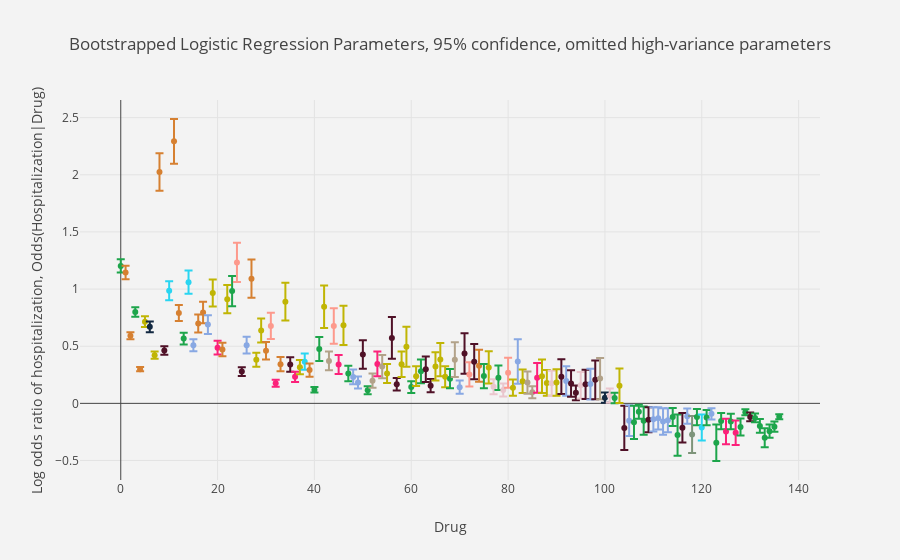

The cell this chart's notebook holds for it:
### Markdown cell above
# 95% conficence intervals, drugs with stdev > 0.1 omitted and 95% confidence does not cross equilibrium (0 log odds ratio)

### Code cell
# Obtain subset where standard deviation is less than 0.1
# And where the 95% confidence interval does not cross the 0-line
where_95_confidence_does_not_cross_0 = (np.abs(ord_coef_means)-1.96*ord_coef_std) > 0.0 
selection = ((ord_coef_std < 0.1) & where_95_confidence_does_not_cross_0)
#print(selection)
coef_means2 = np.copy(ord_coef_means)[selection]

coef_stds2 = np.copy(ord_coef_std)[selection] 
coef_95_p_c = 1.96*coef_stds2

ord_drugs2 = ord_drugs[selection]
print(ord_drugs2.shape)
fig = create_boxplot(coef_means2, coef_95_p_c, ord_drugs2)
fig.layout.update(
    title="Bootstrapped Logistic Regression Parameters, 95% confidence, omitted high-variance parameters",
    xaxis={"title":"Drug"},
    yaxis={"title":"Log odds ratio of hospitalization, Odds(Hospitalization|Drug)"}
)
iplot(fig, filename="plots/bootstrap_all_drugs_with_relevance.html")

### Figure 1 — Plotly figure (JSON) as saved in the notebook; plotly's stock layout.template omitted (floating-point values rounded to 4 significant figures)
{"data": [{"error_y": {"array": [0.05819], "type": "data", "visible": true}, "marker": {"color": "rgb(29, 165, 75)"}, "name": "C03CA02", "text": "C03CA02:bumetanide", "type": "scatter", "uid": "dfc49aea-83e1-11e9-8faa-2cfda1341315", "x": [0], "y": [1.203]}, {"error_y": {"array": [0.05921], "type": "data", "visible": true}, "marker": {"color": "rgb(214, 128, 49)"}, "name": "B01AC04", "text": "B01AC04:clopidogrel", "type": "scatter", "uid": "dfc49aeb-83e1-11e9-8faa-2cfda1341315", "x": [1], "y": [1.145]}, {"error_y": {"array": [0.03074], "type": "data", "visible": true}, "marker": {"color": "rgb(214, 128, 49)"}, "name": "B01AA03", "text": "B01AA03:warfarin", "type": "scatter", "uid": "dfc49aec-83e1-11e9-8faa-2cfda1341315", "x": [2], "y": [0.5918]}, {"error_y": {"array": [0.04223], "type": "data", "visible": true}, "marker": {"color": "rgb(29, 165, 75)"}, "name": "C03CA01", "text": "C03CA01:furosemide", "type": "scatter", "uid": "dfc49aed-83e1-11e9-8faa-2cfda1341315", "x": [3], "y": [0.7992]}, {"error_y": {"array": [0.01939], "type": "data", "visible": true}, "marker": {"color": "rgb(214, 128, 49)"}, "name": "B01AC06", "text": "B01AC06:acetylsalicylic acid", "type": "scatter", "uid": "dfc49aee-83e1-11e9-8faa-2cfda1341315", "x": [4], "y": [0.2995]}, {"error_y": {"array": [0.04719], "type": "data", "visible": true}, "marker": {"color": "rgb(192, 181, 4)"}, "name": "N02BE01", "text": "N02BE01:paracetamol", "type": "scatter", "uid": "dfc49aef-83e1-11e9-8faa-2cfda1341315", "x": [5], "y": [0.715]}, {"error_y": {"array": [0.0468], "type": "data", "visible": true}, "marker": {"color": "rgb(18, 40, 65)"}, "name": "H02AB06", "text": "H02AB06:prednisolone", "type": "scatter", "uid": "dfc49af0-83e1-11e9-8faa-2cfda1341315", "x": [6], "y": [0.6693]}, {"error_y": {"array": [0.03236], "type": "data", "visible": true}, "marker": {"color": "rgb(192, 181, 4)"}, "name": "N05CF01", "text": "N05CF01:zopiclone", "type": "scatter", "uid": "dfc49af1-83e1-11e9-8faa-2cfda1341315", "x": [7], "y": [0.4218]}, {"error_y": {"array": [0.1635], "type": "data", "visible": true}, "marker": {"color": "rgb(214, 128, 49)"}, "name": "B01AC24", "text": "B01AC24:ticagrelor", "type": "scatter", "uid": "dfc49af2-83e1-11e9-8faa-2cfda1341315", "x": [8], "y": [2.024]}, {"error_y": {"array": [0.03821], "type": "data", "visible": true}, "marker": {"color": "rgb(79, 17, 39)"}, "name": "A02BC02", "text": "A02BC02:pantoprazole", "type": "scatter", "uid": "dfc49af3-83e1-11e9-8faa-2cfda1341315", "x": [9], "y": [0.4625]}, {"error_y": {"array": [0.08283], "type": "data", "visible": true}, "marker": {"color": "rgb(41, 213, 241)"}, "name": "L02AE03", "text": "L02AE03:goserelin", "type": "scatter", "uid": "dfc49af4-83e1-11e9-8faa-2cfda1341315", "x": [10], "y": [0.9857]}, {"error_y": {"array": [0.1953], "type": "data", "visible": true}, "marker": {"color": "rgb(214, 128, 49)"}, "name": "B01AB04", "text": "B01AB04:dalteparin", "type": "scatter", "uid": "dfc49af5-83e1-11e9-8faa-2cfda1341315", "x": [11], "y": [2.293]}, {"error_y": {"array": [0.07027], "type": "data", "visible": true}, "marker": {"color": "rgb(214, 128, 49)"}, "name": "B01AC30", "text": "B01AC30:combinations", "type": "scatter", "uid": "dfc49af6-83e1-11e9-8faa-2cfda1341315", "x": [12], "y": [0.7908]}, {"error_y": {"array": [0.05177], "type": "data", "visible": true}, "marker": {"color": "rgb(29, 165, 75)"}, "name": "C01DA14", "text": "C01DA14:isosorbide mononitrate", "type": "scatter", "uid": "dfc49af7-83e1-11e9-8faa-2cfda1341315", "x": [13], "y": [0.5668]}, {"error_y": {"array": [0.1013], "type": "data", "visible": true}, "marker": {"color": "rgb(41, 213, 241)"}, "name": "L02AE02", "text": "L02AE02:leuprorelin", "type": "scatter", "uid": "dfc49af8-83e1-11e9-8faa-2cfda1341315", "x": [14], "y": [1.061]}, {"error_y": {"array": [0.05205], "type": "data", "visible": true}, "marker": {"color": "rgb(136, 168, 227)"}, "name": "R03BB04", "text": "R03BB04:tiotropium bromide", "type": "scatter", "uid": "dfc49af9-83e1-11e9-8faa-2cfda1341315", "x": [15], "y": [0.5082]}, {"error_y": {"array": [0.07876], "type": "data", "visible": true}, "marker": {"color": "rgb(214, 128, 49)"}, "name": "B01AE07", "text": "B01AE07:dabigatran etexilate", "type": "scatter", "uid": "dfc49afa-83e1-11e9-8faa-2cfda1341315", "x": [16], "y": [0.6996]}, {"error_y": {"array": [0.0934], "type": "data", "visible": true}, "marker": {"color": "rgb(214, 128, 49)"}, "name": "B01AF01", "text": "B01AF01:rivaroxaban", "type": "scatter", "uid": "dfc49afb-83e1-11e9-8faa-2cfda1341315", "x": [17], "y": [0.7954]}, {"error_y": {"array": [0.08157], "type": "data", "visible": true}, "marker": {"color": "rgb(136, 168, 227)"}, "name": "R03BB01", "text": "R03BB01:ipratropium bromide", "type": "scatter", "uid": "dfc49afc-83e1-11e9-8faa-2cfda1341315", "x": [18], "y": [0.6891]}, {"error_y": {"array": [0.1183], "type": "data", "visible": true}, "marker": {"color": "rgb(192, 181, 4)"}, "name": "N04BA02", "text": "N04BA02:levodopa and decarboxylase inhibitor", "type": "scatter", "uid": "dfc49afd-83e1-11e9-8faa-2cfda1341315", "x": [19], "y": [0.9665]}, {"error_y": {"array": [0.06003], "type": "data", "visible": true}, "marker": {"color": "rgb(252, 33, 122)"}, "name": "G04CA52", "text": "G04CA52:tamsulosin and dutasteride", "type": "scatter", "uid": "dfc49afe-83e1-11e9-8faa-2cfda1341315", "x": [20], "y": [0.4874]}, {"error_y": {"array": [0.05874], "type": "data", "visible": true}, "marker": {"color": "rgb(214, 128, 49)"}, "name": "B01AC07", "text": "B01AC07:dipyridamole", "type": "scatter", "uid": "dfc49aff-83e1-11e9-8faa-2cfda1341315", "x": [21], "y": [0.4719]}, {"error_y": {"array": [0.1226], "type": "data", "visible": true}, "marker": {"color": "rgb(192, 181, 4)"}, "name": "N06DA02", "text": "N06DA02:donepezil", "type": "scatter", "uid": "dfc49b00-83e1-11e9-8faa-2cfda1341315", "x": [22], "y": [0.912]}, {"error_y": {"array": [0.1328], "type": "data", "visible": true}, "marker": {"color": "rgb(29, 165, 75)"}, "name": "C01BD01", "text": "C01BD01:amiodarone", "type": "scatter", "uid": "dfc49b01-83e1-11e9-8faa-2cfda1341315", "x": [23], "y": [0.9824]}, {"error_y": {"array": [0.1709], "type": "data", "visible": true}, "marker": {"color": "rgb(253, 153, 140)"}, "name": "J01CA08", "text": "J01CA08:pivmecillinam", "type": "scatter", "uid": "dfc49b02-83e1-11e9-8faa-2cfda1341315", "x": [24], "y": [1.233]}, {"error_y": {"array": [0.03856], "type": "data", "visible": true}, "marker": {"color": "rgb(79, 17, 39)"}, "name": "A02BC05", "text": "A02BC05:esomeprazole", "type": "scatter", "uid": "dfc49b03-83e1-11e9-8faa-2cfda1341315", "x": [25], "y": [0.2779]}, {"error_y": {"array": [0.07329], "type": "data", "visible": true}, "marker": {"color": "rgb(136, 168, 227)"}, "name": "R05CB01", "text": "R05CB01:acetylcysteine", "type": "scatter", "uid": "dfc49b04-83e1-11e9-8faa-2cfda1341315", "x": [26], "y": [0.5089]}, {"error_y": {"array": [0.1671], "type": "data", "visible": true}, "marker": {"color": "rgb(214, 128, 49)"}, "name": "B03AA07", "text": "B03AA07:ferrous sulfate", "type": "scatter", "uid": "dfc49b05-83e1-11e9-8faa-2cfda1341315", "x": [27], "y": [1.091]}, {"error_y": {"array": [0.06072], "type": "data", "visible": true}, "marker": {"color": "rgb(192, 181, 4)"}, "name": "N02AJ06", "text": "N02AJ06:No description", "type": "scatter", "uid": "dfc49b06-83e1-11e9-8faa-2cfda1341315", "x": [28], "y": [0.3821]}, {"error_y": {"array": [0.1046], "type": "data", "visible": true}, "marker": {"color": "rgb(192, 181, 4)"}, "name": "N02AX02", "text": "N02AX02:tramadol", "type": "scatter", "uid": "dfc49b07-83e1-11e9-8faa-2cfda1341315", "x": [29], "y": [0.6379]}, {"error_y": {"array": [0.07751], "type": "data", "visible": true}, "marker": {"color": "rgb(214, 128, 49)"}, "name": "B03BB01", "text": "B03BB01:folic acid", "type": "scatter", "uid": "dfc49b08-83e1-11e9-8faa-2cfda1341315", "x": [30], "y": [0.4605]}, {"error_y": {"array": [0.1148], "type": "data", "visible": true}, "marker": {"color": "rgb(253, 153, 140)"}, "name": "J01XX05", "text": "J01XX05:methenamine", "type": "scatter", "uid": "dfc49b09-83e1-11e9-8faa-2cfda1341315", "x": [31], "y": [0.6779]}, {"error_y": {"array": [0.0307], "type": "data", "visible": true}, "marker": {"color": "rgb(252, 33, 122)"}, "name": "G04CA02", "text": "G04CA02:tamsulosin", "type": "scatter", "uid": "dfc49b0a-83e1-11e9-8faa-2cfda1341315", "x": [32], "y": [0.1769]}, {"error_y": {"array": [0.06264], "type": "data", "visible": true}, "marker": {"color": "rgb(214, 128, 49)"}, "name": "B03BA03", "text": "B03BA03:hydroxocobalamin", "type": "scatter", "uid": "dfc49b0b-83e1-11e9-8faa-2cfda1341315", "x": [33], "y": [0.3427]}, {"error_y": {"array": [0.1657], "type": "data", "visible": true}, "marker": {"color": "rgb(192, 181, 4)"}, "name": "N06DA03", "text": "N06DA03:rivastigmine", "type": "scatter", "uid": "dfc49b0c-83e1-11e9-8faa-2cfda1341315", "x": [34], "y": [0.8899]}, {"error_y": {"array": [0.06345], "type": "data", "visible": true}, "marker": {"color": "rgb(79, 17, 39)"}, "name": "A10AC01", "text": "A10AC01:insulin (human)", "type": "scatter", "uid": "dfc49b0d-83e1-11e9-8faa-2cfda1341315", "x": [35], "y": [0.3399]}, {"error_y": {"array": [0.0444], "type": "data", "visible": true}, "marker": {"color": "rgb(252, 33, 122)"}, "name": "G04CB01", "text": "G04CB01:finasteride", "type": "scatter", "uid": "dfc49b0e-83e1-11e9-8faa-2cfda1341315", "x": [36], "y": [0.2318]}, {"error_y": {"array": [0.06201], "type": "data", "visible": true}, "marker": {"color": "rgb(192, 181, 4)"}, "name": "N06AB10", "text": "N06AB10:escitalopram", "type": "scatter", "uid": "dfc49b0f-83e1-11e9-8faa-2cfda1341315", "x": [37], "y": [0.3168]}, {"error_y": {"array": [0.0715], "type": "data", "visible": true}, "marker": {"color": "rgb(41, 213, 241)"}, "name": "L02BB03", "text": "L02BB03:bicalutamide", "type": "scatter", "uid": "dfc49b10-83e1-11e9-8faa-2cfda1341315", "x": [38], "y": [0.3649]}, {"error_y": {"array": [0.05722], "type": "data", "visible": true}, "marker": {"color": "rgb(214, 128, 49)"}, "name": "B03BA02", "text": "B03BA02:cyanocobalamin tannin complex", "type": "scatter", "uid": "dfc49b11-83e1-11e9-8faa-2cfda1341315", "x": [39], "y": [0.2911]}, {"error_y": {"array": [0.02417], "type": "data", "visible": true}, "marker": {"color": "rgb(29, 165, 75)"}, "name": "C07AB02", "text": "C07AB02:metoprolol", "type": "scatter", "uid": "dfc49b12-83e1-11e9-8faa-2cfda1341315", "x": [40], "y": [0.12]}, {"error_y": {"array": [0.1044], "type": "data", "visible": true}, "marker": {"color": "rgb(29, 165, 75)"}, "name": "C01DA02", "text": "C01DA02:glyceryl trinitrate", "type": "scatter", "uid": "dfc49b13-83e1-11e9-8faa-2cfda1341315", "x": [41], "y": [0.4761]}, {"error_y": {"array": [0.1856], "type": "data", "visible": true}, "marker": {"color": "rgb(192, 181, 4)"}, "name": "N03AX14", "text": "N03AX14:levetiracetam", "type": "scatter", "uid": "dfc49b14-83e1-11e9-8faa-2cfda1341315", "x": [42], "y": [0.846]}, {"error_y": {"array": [0.08209], "type": "data", "visible": true}, "marker": {"color": "rgb(178, 162, 137)"}, "name": "M05BA04", "text": "M05BA04:alendronic acid", "type": "scatter", "uid": "dfc49b15-83e1-11e9-8faa-2cfda1341315", "x": [43], "y": [0.371]}, {"error_y": {"array": [0.1555], "type": "data", "visible": true}, "marker": {"color": "rgb(253, 153, 140)"}, "name": "J01CA04", "text": "J01CA04:amoxicillin", "type": "scatter", "uid": "dfc49b16-83e1-11e9-8faa-2cfda1341315", "x": [44], "y": [0.6774]}, {"error_y": {"array": [0.08309], "type": "data", "visible": true}, "marker": {"color": "rgb(252, 33, 122)"}, "name": "G04BD08", "text": "G04BD08:solifenacin", "type": "scatter", "uid": "dfc49b17-83e1-11e9-8faa-2cfda1341315", "x": [45], "y": [0.3401]}, {"error_y": {"array": [0.1717], "type": "data", "visible": true}, "marker": {"color": "rgb(192, 181, 4)"}, "name": "N03AG01", "text": "N03AG01:valproic acid", "type": "scatter", "uid": "dfc49b18-83e1-11e9-8faa-2cfda1341315", "x": [46], "y": [0.6828]}, {"error_y": {"array": [0.0675], "type": "data", "visible": true}, "marker": {"color": "rgb(29, 165, 75)"}, "name": "C07AB07", "text": "C07AB07:bisoprolol", "type": "scatter", "uid": "dfc49b19-83e1-11e9-8faa-2cfda1341315", "x": [47], "y": [0.2608]}, {"error_y": {"array": [0.0642], "type": "data", "visible": true}, "marker": {"color": "rgb(136, 168, 227)"}, "name": "R03AC02", "text": "R03AC02:salbutamol", "type": "scatter", "uid": "dfc49b1a-83e1-11e9-8faa-2cfda1341315", "x": [48], "y": [0.2317]}, {"error_y": {"array": [0.05233], "type": "data", "visible": true}, "marker": {"color": "rgb(136, 168, 227)"}, "name": "R03AK06", "text": "R03AK06:salmeterol and fluticasone", "type": "scatter", "uid": "dfc49b1b-83e1-11e9-8faa-2cfda1341315", "x": [49], "y": [0.183]}, {"error_y": {"array": [0.1251], "type": "data", "visible": true}, "marker": {"color": "rgb(79, 17, 39)"}, "name": "A12BA01", "text": "A12BA01:potassium chloride", "type": "scatter", "uid": "dfc49b1c-83e1-11e9-8faa-2cfda1341315", "x": [50], "y": [0.4275]}, {"error_y": {"array": [0.03459], "type": "data", "visible": true}, "marker": {"color": "rgb(29, 165, 75)"}, "name": "C09AA05", "text": "C09AA05:ramipril", "type": "scatter", "uid": "dfc49b1d-83e1-11e9-8faa-2cfda1341315", "x": [51], "y": [0.1146]}, {"error_y": {"array": [0.06175], "type": "data", "visible": true}, "marker": {"color": "rgb(178, 162, 137)"}, "name": "M01AB05", "text": "M01AB05:diclofenac", "type": "scatter", "uid": "dfc49b1e-83e1-11e9-8faa-2cfda1341315", "x": [52], "y": [0.1985]}, {"error_y": {"array": [0.1083], "type": "data", "visible": true}, "marker": {"color": "rgb(252, 33, 122)"}, "name": "G04BD11", "text": "G04BD11:fesoterodine", "type": "scatter", "uid": "dfc49b1f-83e1-11e9-8faa-2cfda1341315", "x": [53], "y": [0.3452]}, {"error_y": {"array": [0.102], "type": "data", "visible": true}, "marker": {"color": "rgb(178, 162, 137)"}, "name": "M01AE52", "text": "M01AE52:naproxen and esomeprazole", "type": "scatter", "uid": "dfc49b20-83e1-11e9-8faa-2cfda1341315", "x": [54], "y": [0.322]}, {"error_y": {"array": [0.08298], "type": "data", "visible": true}, "marker": {"color": "rgb(192, 181, 4)"}, "name": "N05CF02", "text": "N05CF02:zolpidem", "type": "scatter", "uid": "dfc49b21-83e1-11e9-8faa-2cfda1341315", "x": [55], "y": [0.2605]}, {"error_y": {"array": [0.1835], "type": "data", "visible": true}, "marker": {"color": "rgb(79, 17, 39)"}, "name": "A07DA03", "text": "A07DA03:loperamide", "type": "scatter", "uid": "dfc49b22-83e1-11e9-8faa-2cfda1341315", "x": [56], "y": [0.5728]}, {"error_y": {"array": [0.05494], "type": "data", "visible": true}, "marker": {"color": "rgb(79, 17, 39)"}, "name": "A10BB12", "text": "A10BB12:glimepiride", "type": "scatter", "uid": "dfc49b23-83e1-11e9-8faa-2cfda1341315", "x": [57], "y": [0.168]}, {"error_y": {"array": [0.1121], "type": "data", "visible": true}, "marker": {"color": "rgb(192, 181, 4)"}, "name": "N05CD02", "text": "N05CD02:nitrazepam", "type": "scatter", "uid": "dfc49b24-83e1-11e9-8faa-2cfda1341315", "x": [58], "y": [0.3425]}, {"error_y": {"array": [0.175], "type": "data", "visible": true}, "marker": {"color": "rgb(192, 181, 4)"}, "name": "N05BB01", "text": "N05BB01:hydroxyzine", "type": "scatter", "uid": "dfc49b25-83e1-11e9-8faa-2cfda1341315", "x": [59], "y": [0.4947]}, {"error_y": {"array": [0.05141], "type": "data", "visible": true}, "marker": {"color": "rgb(29, 165, 75)"}, "name": "C08CA05", "text": "C08CA05:nifedipine", "type": "scatter", "uid": "dfc49b26-83e1-11e9-8faa-2cfda1341315", "x": [60], "y": [0.1429]}, {"error_y": {"array": [0.08641], "type": "data", "visible": true}, "marker": {"color": "rgb(192, 181, 4)"}, "name": "N05BA04", "text": "N05BA04:oxazepam", "type": "scatter", "uid": "dfc49b27-83e1-11e9-8faa-2cfda1341315", "x": [61], "y": [0.2376]}, {"error_y": {"array": [0.1031], "type": "data", "visible": true}, "marker": {"color": "rgb(29, 165, 75)"}, "name": "C03DA01", "text": "C03DA01:spironolactone", "type": "scatter", "uid": "dfc49b28-83e1-11e9-8faa-2cfda1341315", "x": [62], "y": [0.2801]}, {"error_y": {"array": [0.1107], "type": "data", "visible": true}, "marker": {"color": "rgb(79, 17, 39)"}, "name": "A10AD05", "text": "A10AD05:insulin aspart", "type": "scatter", "uid": "dfc49b29-83e1-11e9-8faa-2cfda1341315", "x": [63], "y": [0.2985]}, {"error_y": {"array": [0.05861], "type": "data", "visible": true}, "marker": {"color": "rgb(79, 17, 39)"}, "name": "A02BC03", "text": "A02BC03:lansoprazole", "type": "scatter", "uid": "dfc49b2a-83e1-11e9-8faa-2cfda1341315", "x": [64], "y": [0.1549]}, {"error_y": {"array": [0.1232], "type": "data", "visible": true}, "marker": {"color": "rgb(192, 181, 4)"}, "name": "N03AX12", "text": "N03AX12:gabapentin", "type": "scatter", "uid": "dfc49b2b-83e1-11e9-8faa-2cfda1341315", "x": [65], "y": [0.3232]}, {"error_y": {"array": [0.1463], "type": "data", "visible": true}, "marker": {"color": "rgb(192, 181, 4)"}, "name": "N03AX16", "text": "N03AX16:pregabalin", "type": "scatter", "uid": "dfc49b2c-83e1-11e9-8faa-2cfda1341315", "x": [66], "y": [0.3828]}, {"error_y": {"array": [0.09158], "type": "data", "visible": true}, "marker": {"color": "rgb(192, 181, 4)"}, "name": "N06AX11", "text": "N06AX11:mirtazapine", "type": "scatter", "uid": "dfc49b2d-83e1-11e9-8faa-2cfda1341315", "x": [67], "y": [0.2333]}, {"error_y": {"array": [0.08516], "type": "data", "visible": true}, "marker": {"color": "rgb(29, 165, 75)"}, "name": "C01AA05", "text": "C01AA05:digoxin", "type": "scatter", "uid": "dfc49b2e-83e1-11e9-8faa-2cfda1341315", "x": [68], "y": [0.2163]}, {"error_y": {"array": [0.1521], "type": "data", "visible": true}, "marker": {"color": "rgb(178, 162, 137)"}, "name": "M01AB55", "text": "M01AB55:diclofenac, combinations", "type": "scatter", "uid": "dfc49b2f-83e1-11e9-8faa-2cfda1341315", "x": [69], "y": [0.3827]}, {"error_y": {"array": [0.05757], "type": "data", "visible": true}, "marker": {"color": "rgb(136, 168, 227)"}, "name": "R03AK07", "text": "R03AK07:formoterol and budesonide", "type": "scatter", "uid": "dfc49b30-83e1-11e9-8faa-2cfda1341315", "x": [70], "y": [0.142]}, {"error_y": {"array": [0.1768], "type": "data", "visible": true}, "marker": {"color": "rgb(79, 17, 39)"}, "name": "A11CC05", "text": "A11CC05:colecalciferol", "type": "scatter", "uid": "dfc49b31-83e1-11e9-8faa-2cfda1341315", "x": [71], "y": [0.436]}, {"error_y": {"array": [0.1058], "type": "data", "visible": true}, "marker": {"color": "rgb(253, 153, 140)"}, "name": "J01CE02", "text": "J01CE02:phenoxymethylpenicillin", "type": "scatter", "uid": "dfc49b32-83e1-11e9-8faa-2cfda1341315", "x": [72], "y": [0.253]}, {"error_y": {"array": [0.154], "type": "data", "visible": true}, "marker": {"color": "rgb(79, 17, 39)"}, "name": "A10AE04", "text": "A10AE04:insulin glargine", "type": "scatter", "uid": "dfc49b33-83e1-11e9-8faa-2cfda1341315", "x": [73], "y": [0.3646]}, {"error_y": {"array": [0.1401], "type": "data", "visible": true}, "marker": {"color": "rgb(214, 128, 49)"}, "name": "B03BA01", "text": "B03BA01:cyanocobalamin", "type": "scatter", "uid": "dfc49b34-83e1-11e9-8faa-2cfda1341315", "x": [74], "y": [0.3287]}, {"error_y": {"array": [0.1065], "type": "data", "visible": true}, "marker": {"color": "rgb(29, 165, 75)"}, "name": "C07AA07", "text": "C07AA07:sotalol", "type": "scatter", "uid": "dfc49b35-83e1-11e9-8faa-2cfda1341315", "x": [75], "y": [0.2386]}, {"error_y": {"array": [0.1418], "type": "data", "visible": true}, "marker": {"color": "rgb(192, 181, 4)"}, "name": "N03AX09", "text": "N03AX09:lamotrigine", "type": "scatter", "uid": "dfc49b36-83e1-11e9-8faa-2cfda1341315", "x": [76], "y": [0.3146]}, {"error_y": {"array": [0.06607], "type": "data", "visible": true}, "marker": {"color": "rgb(234, 198, 205)"}, "name": "S01EE01", "text": "S01EE01:latanoprost", "type": "scatter", "uid": "dfc49b37-83e1-11e9-8faa-2cfda1341315", "x": [77], "y": [0.1454]}, {"error_y": {"array": [0.1076], "type": "data", "visible": true}, "marker": {"color": "rgb(29, 165, 75)"}, "name": "C01BC04", "text": "C01BC04:flecainide", "type": "scatter", "uid": "dfc49b38-83e1-11e9-8faa-2cfda1341315", "x": [78], "y": [0.2239]}, {"error_y": {"array": [0.05706], "type": "data", "visible": true}, "marker": {"color": "rgb(234, 198, 205)"}, "name": "S01ED51", "text": "S01ED51:timolol, combinations", "type": "scatter", "uid": "dfc49b39-83e1-11e9-8faa-2cfda1341315", "x": [79], "y": [0.1176]}, {"error_y": {"array": [0.1308], "type": "data", "visible": true}, "marker": {"color": "rgb(253, 153, 140)"}, "name": "J01AA02", "text": "J01AA02:doxycycline", "type": "scatter", "uid": "dfc49b3a-83e1-11e9-8faa-2cfda1341315", "x": [80], "y": [0.2684]}, {"error_y": {"array": [0.07061], "type": "data", "visible": true}, "marker": {"color": "rgb(192, 181, 4)"}, "name": "N05BA01", "text": "N05BA01:diazepam", "type": "scatter", "uid": "dfc49b3b-83e1-11e9-8faa-2cfda1341315", "x": [81], "y": [0.1376]}, {"error_y": {"array": [0.1954], "type": "data", "visible": true}, "marker": {"color": "rgb(136, 168, 227)"}, "name": "R03DA04", "text": "R03DA04:theophylline", "type": "scatter", "uid": "dfc49b3c-83e1-11e9-8faa-2cfda1341315", "x": [82], "y": [0.3663]}, {"error_y": {"array": [0.1036], "type": "data", "visible": true}, "marker": {"color": "rgb(192, 181, 4)"}, "name": "N06AB04", "text": "N06AB04:citalopram", "type": "scatter", "uid": "dfc49b3d-83e1-11e9-8faa-2cfda1341315", "x": [83], "y": [0.1937]}, {"error_y": {"array": [0.09749], "type": "data", "visible": true}, "marker": {"color": "rgb(178, 162, 137)"}, "name": "M01AE02", "text": "M01AE02:naproxen", "type": "scatter", "uid": "dfc49b3e-83e1-11e9-8faa-2cfda1341315", "x": [84], "y": [0.1818]}, {"error_y": {"array": [0.05218], "type": "data", "visible": true}, "marker": {"color": "rgb(178, 162, 137)"}, "name": "M04AA01", "text": "M04AA01:allopurinol", "type": "scatter", "uid": "dfc49b3f-83e1-11e9-8faa-2cfda1341315", "x": [85], "y": [0.09645]}, {"error_y": {"array": [0.1295], "type": "data", "visible": true}, "marker": {"color": "rgb(252, 33, 122)"}, "name": "G04BD07", "text": "G04BD07:tolterodine", "type": "scatter", "uid": "dfc49b40-83e1-11e9-8faa-2cfda1341315", "x": [86], "y": [0.2231]}, {"error_y": {"array": [0.1467], "type": "data", "visible": true}, "marker": {"color": "rgb(192, 181, 4)"}, "name": "N03AF01", "text": "N03AF01:carbamazepine", "type": "scatter", "uid": "dfc49b41-83e1-11e9-8faa-2cfda1341315", "x": [87], "y": [0.2373]}, {"error_y": {"array": [0.1122], "type": "data", "visible": true}, "marker": {"color": "rgb(192, 181, 4)"}, "name": "N06AX16", "text": "N06AX16:venlafaxine", "type": "scatter", "uid": "dfc49b42-83e1-11e9-8faa-2cfda1341315", "x": [88], "y": [0.1791]}, {"error_y": {"array": [0.1105], "type": "data", "visible": true}, "marker": {"color": "rgb(234, 198, 205)"}, "name": "S01EE04", "text": "S01EE04:travoprost", "type": "scatter", "uid": "dfc49b43-83e1-11e9-8faa-2cfda1341315", "x": [89], "y": [0.1755]}, {"error_y": {"array": [0.116], "type": "data", "visible": true}, "marker": {"color": "rgb(192, 181, 4)"}, "name": "N06AB06", "text": "N06AB06:sertraline", "type": "scatter", "uid": "dfc49b44-83e1-11e9-8faa-2cfda1341315", "x": [90], "y": [0.1831]}, {"error_y": {"array": [0.1516], "type": "data", "visible": true}, "marker": {"color": "rgb(79, 17, 39)"}, "name": "A10BB07", "text": "A10BB07:glipizide", "type": "scatter", "uid": "dfc49b45-83e1-11e9-8faa-2cfda1341315", "x": [91], "y": [0.2339]}, {"error_y": {"array": [0.1286], "type": "data", "visible": true}, "marker": {"color": "rgb(136, 168, 227)"}, "name": "R06AD01", "text": "R06AD01:alimemazine", "type": "scatter", "uid": "dfc49b46-83e1-11e9-8faa-2cfda1341315", "x": [92], "y": [0.1951]}, {"error_y": {"array": [0.1159], "type": "data", "visible": true}, "marker": {"color": "rgb(79, 17, 39)"}, "name": "A10BH01", "text": "A10BH01:sitagliptin", "type": "scatter", "uid": "dfc49b47-83e1-11e9-8faa-2cfda1341315", "x": [93], "y": [0.1737]}, {"error_y": {"array": [0.0641], "type": "data", "visible": true}, "marker": {"color": "rgb(79, 17, 39)"}, "name": "A02BC01", "text": "A02BC01:omeprazole", "type": "scatter", "uid": "dfc49b48-83e1-11e9-8faa-2cfda1341315", "x": [94], "y": [0.0918]}, {"error_y": {"array": [0.1152], "type": "data", "visible": true}, "marker": {"color": "rgb(234, 198, 205)"}, "name": "S01EC04", "text": "S01EC04:brinzolamide", "type": "scatter", "uid": "dfc49b49-83e1-11e9-8faa-2cfda1341315", "x": [95], "y": [0.1582]}, {"error_y": {"array": [0.1283], "type": "data", "visible": true}, "marker": {"color": "rgb(79, 17, 39)"}, "name": "A07EC02", "text": "A07EC02:mesalazine", "type": "scatter", "uid": "dfc49b4a-83e1-11e9-8faa-2cfda1341315", "x": [96], "y": [0.1663]}, {"error_y": {"array": [0.1349], "type": "data", "visible": true}, "marker": {"color": "rgb(136, 168, 227)"}, "name": "R03AC12", "text": "R03AC12:salmeterol", "type": "scatter", "uid": "dfc49b4b-83e1-11e9-8faa-2cfda1341315", "x": [97], "y": [0.1689]}, {"error_y": {"array": [0.1698], "type": "data", "visible": true}, "marker": {"color": "rgb(79, 17, 39)"}, "name": "A11CC01", "text": "A11CC01:ergocalciferol", "type": "scatter", "uid": "e0223fd6-83e1-11e9-8faa-2cfda1341315", "x": [98], "y": [0.2061]}, {"error_y": {"array": [0.1806], "type": "data", "visible": true}, "marker": {"color": "rgb(178, 162, 137)"}, "name": "M04AC01", "text": "M04AC01:colchicine", "type": "scatter", "uid": "e0223fd7-83e1-11e9-8faa-2cfda1341315", "x": [99], "y": [0.217]}, {"error_y": {"array": [0.04469], "type": "data", "visible": true}, "marker": {"color": "rgb(18, 40, 65)"}, "name": "H03AA01", "text": "H03AA01:levothyroxine sodium", "type": "scatter", "uid": "e0223fd8-83e1-11e9-8faa-2cfda1341315", "x": [100], "y": [0.04961]}, {"error_y": {"array": [0.06186], "type": "data", "visible": true}, "marker": {"color": "rgb(234, 198, 205)"}, "name": "S01ED01", "text": "S01ED01:timolol", "type": "scatter", "uid": "e0223fd9-83e1-11e9-8faa-2cfda1341315", "x": [101], "y": [0.06772]}, {"error_y": {"array": [0.04554], "type": "data", "visible": true}, "marker": {"color": "rgb(29, 165, 75)"}, "name": "C09AA02", "text": "C09AA02:enalapril", "type": "scatter", "uid": "e0223fda-83e1-11e9-8faa-2cfda1341315", "x": [102], "y": [0.04698]}, {"error_y": {"array": [0.151], "type": "data", "visible": true}, "marker": {"color": "rgb(192, 181, 4)"}, "name": "N06AB05", "text": "N06AB05:paroxetine", "type": "scatter", "uid": "e0223fdb-83e1-11e9-8faa-2cfda1341315", "x": [103], "y": [0.1536]}, {"error_y": {"array": [0.1935], "type": "data", "visible": true}, "marker": {"color": "rgb(79, 17, 39)"}, "name": "A10BJ02", "text": "A10BJ02:No description", "type": "scatter", "uid": "e0223fdc-83e1-11e9-8faa-2cfda1341315", "x": [104], "y": [-0.2155]}, {"error_y": {"array": [0.1348], "type": "data", "visible": true}, "marker": {"color": "rgb(136, 168, 227)"}, "name": "R01AD12", "text": "R01AD12:fluticasone furoate", "type": "scatter", "uid": "e0223fdd-83e1-11e9-8faa-2cfda1341315", "x": [105], "y": [-0.1513]}, {"error_y": {"array": [0.1457], "type": "data", "visible": true}, "marker": {"color": "rgb(29, 165, 75)"}, "name": "C09DA07", "text": "C09DA07:telmisartan and diuretics", "type": "scatter", "uid": "e0223fde-83e1-11e9-8faa-2cfda1341315", "x": [106], "y": [-0.1657]}, {"error_y": {"array": [0.06153], "type": "data", "visible": true}, "marker": {"color": "rgb(29, 165, 75)"}, "name": "C09CA03", "text": "C09CA03:valsartan", "type": "scatter", "uid": "e0223fdf-83e1-11e9-8faa-2cfda1341315", "x": [107], "y": [-0.07413]}, {"error_y": {"array": [0.1231], "type": "data", "visible": true}, "marker": {"color": "rgb(29, 165, 75)"}, "name": "C09CA07", "text": "C09CA07:telmisartan", "type": "scatter", "uid": "e0223fe0-83e1-11e9-8faa-2cfda1341315", "x": [108], "y": [-0.1516]}, {"error_y": {"array": [0.1094], "type": "data", "visible": true}, "marker": {"color": "rgb(79, 17, 39)"}, "name": "A10BD08", "text": "A10BD08:metformin and vildagliptin", "type": "scatter", "uid": "e0223fe1-83e1-11e9-8faa-2cfda1341315", "x": [109], "y": [-0.1442]}, {"error_y": {"array": [0.1058], "type": "data", "visible": true}, "marker": {"color": "rgb(136, 168, 227)"}, "name": "R06AX27", "text": "R06AX27:desloratadine", "type": "scatter", "uid": "e0223fe2-83e1-11e9-8faa-2cfda1341315", "x": [110], "y": [-0.1398]}, {"error_y": {"array": [0.09834], "type": "data", "visible": true}, "marker": {"color": "rgb(136, 168, 227)"}, "name": "R06AX13", "text": "R06AX13:loratadine", "type": "scatter", "uid": "e0223fe3-83e1-11e9-8faa-2cfda1341315", "x": [111], "y": [-0.1313]}, {"error_y": {"array": [0.1158], "type": "data", "visible": true}, "marker": {"color": "rgb(136, 168, 227)"}, "name": "R01AD05", "text": "R01AD05:budesonide", "type": "scatter", "uid": "e0223fe4-83e1-11e9-8faa-2cfda1341315", "x": [112], "y": [-0.1585]}, {"error_y": {"array": [0.1046], "type": "data", "visible": true}, "marker": {"color": "rgb(136, 168, 227)"}, "name": "R03DC03", "text": "R03DC03:montelukast", "type": "scatter", "uid": "e0223fe5-83e1-11e9-8faa-2cfda1341315", "x": [113], "y": [-0.1479]}, {"error_y": {"array": [0.07847], "type": "data", "visible": true}, "marker": {"color": "rgb(29, 165, 75)"}, "name": "C09BA03", "text": "C09BA03:lisinopril and diuretics", "type": "scatter", "uid": "e0223fe6-83e1-11e9-8faa-2cfda1341315", "x": [114], "y": [-0.1189]}, {"error_y": {"array": [0.1801], "type": "data", "visible": true}, "marker": {"color": "rgb(29, 165, 75)"}, "name": "C10BA02", "text": "C10BA02:simvastatin and ezetimibe", "type": "scatter", "uid": "e0223fe7-83e1-11e9-8faa-2cfda1341315", "x": [115], "y": [-0.2774]}, {"error_y": {"array": [0.1297], "type": "data", "visible": true}, "marker": {"color": "rgb(79, 17, 39)"}, "name": "A10BD07", "text": "A10BD07:metformin and sitagliptin", "type": "scatter", "uid": "e0223fe8-83e1-11e9-8faa-2cfda1341315", "x": [116], "y": [-0.2137]}, {"error_y": {"array": [0.06688], "type": "data", "visible": true}, "marker": {"color": "rgb(136, 168, 227)"}, "name": "R01AD09", "text": "R01AD09:mometasone", "type": "scatter", "uid": "e0223fe9-83e1-11e9-8faa-2cfda1341315", "x": [117], "y": [-0.1118]}, {"error_y": {"array": [0.1616], "type": "data", "visible": true}, "marker": {"color": "rgb(126, 148, 122)"}, "name": "D01BA02", "text": "D01BA02:terbinafine", "type": "scatter", "uid": "e0223fea-83e1-11e9-8faa-2cfda1341315", "x": [118], "y": [-0.2723]}, {"error_y": {"array": [0.07113], "type": "data", "visible": true}, "marker": {"color": "rgb(29, 165, 75)"}, "name": "C03EA01", "text": "C03EA01:hydrochlorothiazide and potassium-sparing agents", "type": "scatter", "uid": "e0223feb-83e1-11e9-8faa-2cfda1341315", "x": [119], "y": [-0.12]}, {"error_y": {"array": [0.1135], "type": "data", "visible": true}, "marker": {"color": "rgb(41, 213, 241)"}, "name": "L04AX03", "text": "L04AX03:methotrexate", "type": "scatter", "uid": "e0223fec-83e1-11e9-8faa-2cfda1341315", "x": [120], "y": [-0.2115]}, {"error_y": {"array": [0.06669], "type": "data", "visible": true}, "marker": {"color": "rgb(29, 165, 75)"}, "name": "C09BA02", "text": "C09BA02:enalapril and diuretics", "type": "scatter", "uid": "e0223fed-83e1-11e9-8faa-2cfda1341315", "x": [121], "y": [-0.1245]}, {"error_y": {"array": [0.04852], "type": "data", "visible": true}, "marker": {"color": "rgb(136, 168, 227)"}, "name": "R06AE07", "text": "R06AE07:cetirizine", "type": "scatter", "uid": "e0223fee-83e1-11e9-8faa-2cfda1341315", "x": [122], "y": [-0.09195]}, {"error_y": {"array": [0.1594], "type": "data", "visible": true}, "marker": {"color": "rgb(29, 165, 75)"}, "name": "C07BB07", "text": "C07BB07:bisoprolol and thiazides", "type": "scatter", "uid": "e0223fef-83e1-11e9-8faa-2cfda1341315", "x": [123], "y": [-0.345]}, {"error_y": {"array": [0.07138], "type": "data", "visible": true}, "marker": {"color": "rgb(29, 165, 75)"}, "name": "C09CA04", "text": "C09CA04:irbesartan", "type": "scatter", "uid": "e0223ff0-83e1-11e9-8faa-2cfda1341315", "x": [124], "y": [-0.1554]}, {"error_y": {"array": [0.1114], "type": "data", "visible": true}, "marker": {"color": "rgb(252, 33, 122)"}, "name": "G04BE03", "text": "G04BE03:sildenafil", "type": "scatter", "uid": "e0223ff1-83e1-11e9-8faa-2cfda1341315", "x": [125], "y": [-0.247]}, {"error_y": {"array": [0.06846], "type": "data", "visible": true}, "marker": {"color": "rgb(29, 165, 75)"}, "name": "C09DB01", "text": "C09DB01:valsartan and amlodipine", "type": "scatter", "uid": "e0223ff2-83e1-11e9-8faa-2cfda1341315", "x": [126], "y": [-0.1587]}, {"error_y": {"array": [0.1079], "type": "data", "visible": true}, "marker": {"color": "rgb(252, 33, 122)"}, "name": "G04BE08", "text": "G04BE08:tadalafil", "type": "scatter", "uid": "e0223ff3-83e1-11e9-8faa-2cfda1341315", "x": [127], "y": [-0.2574]}, {"error_y": {"array": [0.07466], "type": "data", "visible": true}, "marker": {"color": "rgb(29, 165, 75)"}, "name": "C10AX09", "text": "C10AX09:ezetimibe", "type": "scatter", "uid": "e0223ff4-83e1-11e9-8faa-2cfda1341315", "x": [128], "y": [-0.2069]}, {"error_y": {"array": [0.0263], "type": "data", "visible": true}, "marker": {"color": "rgb(29, 165, 75)"}, "name": "C10AA05", "text": "C10AA05:atorvastatin", "type": "scatter", "uid": "e0223ff5-83e1-11e9-8faa-2cfda1341315", "x": [129], "y": [-0.07794]}, {"error_y": {"array": [0.03732], "type": "data", "visible": true}, "marker": {"color": "rgb(79, 17, 39)"}, "name": "A10BA02", "text": "A10BA02:metformin", "type": "scatter", "uid": "e0223ff6-83e1-11e9-8faa-2cfda1341315", "x": [130], "y": [-0.1183]}, {"error_y": {"array": [0.03863], "type": "data", "visible": true}, "marker": {"color": "rgb(29, 165, 75)"}, "name": "C09DA01", "text": "C09DA01:losartan and diuretics", "type": "scatter", "uid": "e0223ff7-83e1-11e9-8faa-2cfda1341315", "x": [131], "y": [-0.1277]}, {"error_y": {"array": [0.05922], "type": "data", "visible": true}, "marker": {"color": "rgb(29, 165, 75)"}, "name": "C09DA03", "text": "C09DA03:valsartan and diuretics", "type": "scatter", "uid": "e0223ff8-83e1-11e9-8faa-2cfda1341315", "x": [132], "y": [-0.1972]}, {"error_y": {"array": [0.08252], "type": "data", "visible": true}, "marker": {"color": "rgb(29, 165, 75)"}, "name": "C09DX01", "text": "C09DX01:valsartan, amlodipine and hydrochlorothiazide", "type": "scatter", "uid": "e0223ff9-83e1-11e9-8faa-2cfda1341315", "x": [133], "y": [-0.3013]}, {"error_y": {"array": [0.05768], "type": "data", "visible": true}, "marker": {"color": "rgb(29, 165, 75)"}, "name": "C09DA04", "text": "C09DA04:irbesartan and diuretics", "type": "scatter", "uid": "e0223ffa-83e1-11e9-8faa-2cfda1341315", "x": [134], "y": [-0.2437]}, {"error_y": {"array": [0.04453], "type": "data", "visible": true}, "marker": {"color": "rgb(29, 165, 75)"}, "name": "C09DA06", "text": "C09DA06:candesartan and diuretics ", "type": "scatter", "uid": "e0223ffb-83e1-11e9-8faa-2cfda1341315", "x": [135], "y": [-0.2043]}, {"error_y": {"array": [0.02154], "type": "data", "visible": true}, "marker": {"color": "rgb(29, 165, 75)"}, "name": "C10AA01", "text": "C10AA01:simvastatin", "type": "scatter", "uid": "e0223ffc-83e1-11e9-8faa-2cfda1341315", "x": [136], "y": [-0.1176]}], "layout": {"paper_bgcolor": "rgb(243, 243, 243)", "plot_bgcolor": "rgb(243, 243, 243)", "showlegend": false, "title": "Bootstrapped Logistic Regression Parameters, 95% confidence, omitted high-variance parameters", "xaxis": {"title": "Drug"}, "yaxis": {"title": "Log odds ratio of hospitalization, Odds(Hospitalization|Drug)"}}}
